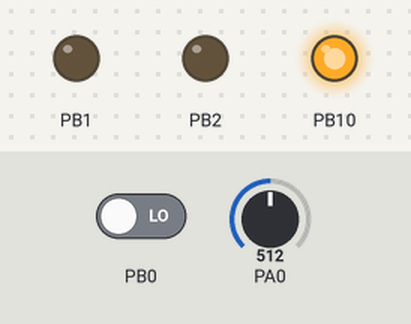
The sketch below on a simulated STM32 Blue Pill. Shown: output pins drawn as LEDs (lit = HIGH). The inputs (shaded band) are chosen by the test bench; at power-on: PA0 = 512, PB0 LOW (analog values on the 0–1023 scale). No radio packets arrive unless stated; what the sketch prints to the serial monitor is not drawn.

Above: at 0.8 s.
0.9 s: PA0 set to 4
2.4 s: PA0 set to 1
At 3.6 s:
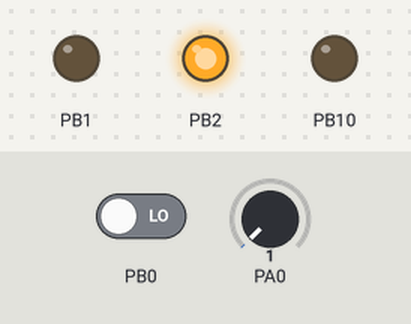
3.9 s: PB0 driven HIGH
At 4.9 s:
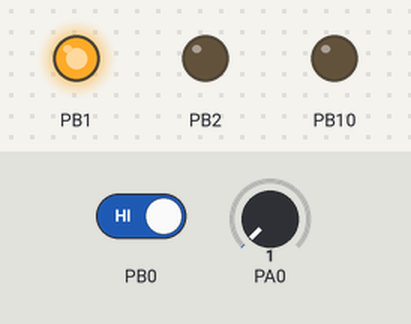
5.4 s: PB0 driven LOW
At 6.1 s:
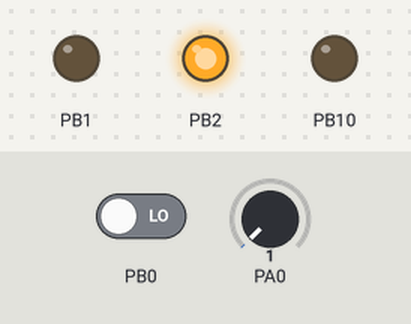
Timing chart, 0 to 7.9 s (numbered marks = the images above; inputs shaded):
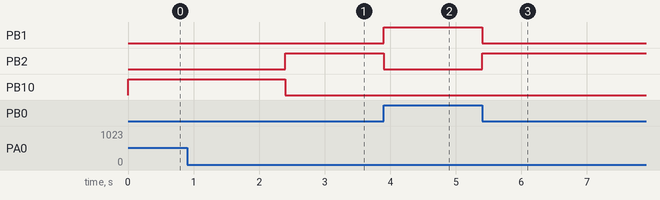

The sketch:

tx.ino
```cpp
#include <SPI.h>
#include <nRF24L01.h>
#include <RF24.h>
#include<String.h>
#include <Arduino.h>
#include<Wire.h>
RF24 radio(PB_7, PB_8); // CE, CSN


const uint64_t address = 0x5DA871E78AC9AB;
int x,x_prev,throttle,arm,arm_prev,refresh=0;
char buf[5]="";

void setup() {


  radio.begin();
  radio.openWritingPipe(address);
  radio.setPALevel(RF24_PA_MAX);
  radio.setRetries(1, 1);
  radio.stopListening();
  pinMode(PA_0,INPUT);
  pinMode(PB_0,INPUT);
  pinMode(PB_1,OUTPUT);
  pinMode(PB_2,OUTPUT);
  pinMode(PB_10,OUTPUT);
  Serial.begin(9600);
analogReadResolution(12);
x = analogRead(PA_0);
arm = digitalRead(PB_0);
while(x>=10|| arm==1){
  digitalWrite(PB_10,HIGH);
  digitalWrite(PB_2,LOW);
  digitalWrite(PB_1,LOW);
  x = analogRead(PA_0);
arm = digitalRead(PB_0);
}

}

void loop() {

  x = analogRead(PA_0);

  arm = digitalRead(PB_0);
  if(arm==1){
  digitalWrite(PB_10,LOW);
  digitalWrite(PB_1,HIGH);
  digitalWrite(PB_2,LOW);
  x = int(x/200);
  x=x>8?8:x;
  throttle = map(x,0,20,1000,2000);
  itoa(throttle,buf,10);
  }
  else{
  digitalWrite(PB_10,LOW);
  digitalWrite(PB_1,LOW);
  digitalWrite(PB_2,HIGH);
    throttle=800;
    itoa(-1,buf,10);

  }
  radio.write(&buf, sizeof(buf));
 Serial.println(throttle);


}
```

Measured:
- the behaviour switches between 3 and 2 on PA0 (found by bisection; images 0 and 1)
- after the input at 2.4 s, PB2: LOW → HIGH at once; PB10: HIGH → LOW at once
- after the input at 3.9 s, PB1: LOW → HIGH at once; PB2: HIGH → LOW at once
- after the input at 5.4 s, PB1: HIGH → LOW at once; PB2: LOW → HIGH at once
